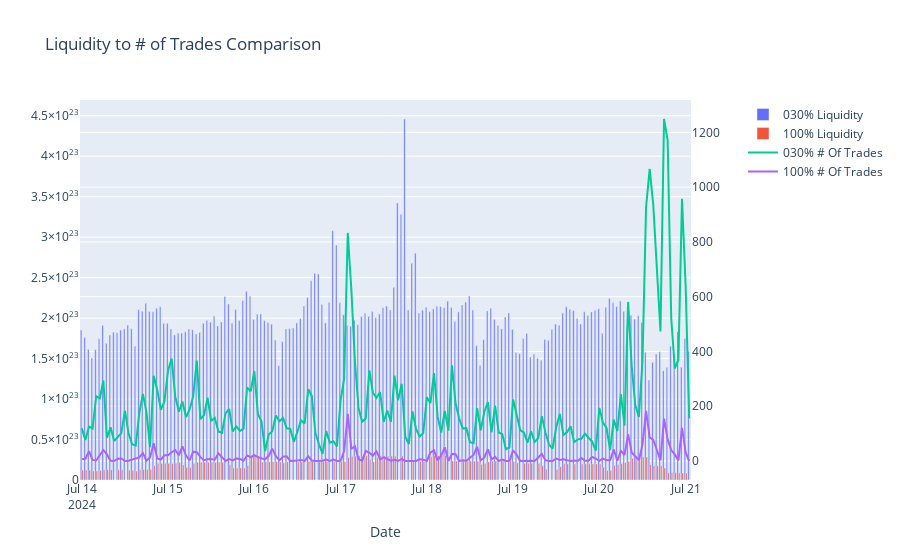

The code cell stored with this chart in its notebook:
### Code cell
weth_zro_liquidity_to_trades_fig = liquidity_to_trades_chart(weth_zro)

### Figure 1 — Plotly figure (JSON) as saved in the notebook; plotly's stock layout.template omitted (floating-point values rounded to 4 significant figures; data arrays with more than 128 entries replaced by an {"elided": "..."} marker saying what was removed)
{"data": [{"name": "030% Liquidity", "type": "bar", "x": {"elided": "170 str values"}, "xaxis": "x", "y": {"elided": "170 float values"}, "yaxis": "y"}, {"name": "100% Liquidity", "type": "bar", "x": {"elided": "170 str values"}, "xaxis": "x", "y": {"elided": "170 float values"}, "yaxis": "y"}, {"mode": "lines", "name": "030% # Of Trades", "type": "scatter", "x": {"elided": "170 str values"}, "xaxis": "x", "y": {"elided": "170 int values"}, "yaxis": "y2"}, {"mode": "lines", "name": "100% # Of Trades", "type": "scatter", "x": {"elided": "170 str values"}, "xaxis": "x", "y": {"elided": "170 int values"}, "yaxis": "y2"}], "layout": {"barmode": "group", "title": {"text": "Liquidity to # of Trades Comparison"}, "xaxis": {"anchor": "y", "domain": [0, 0.94], "title": {"text": "Date"}}, "yaxis": {"anchor": "x", "domain": [0, 1]}, "yaxis2": {"anchor": "x", "overlaying": "y", "side": "right"}}}
